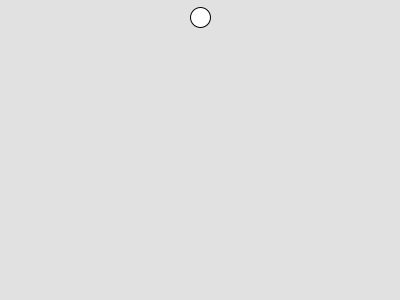
Frame 1 (no input)
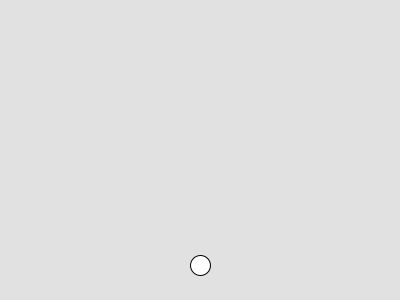
Frame 60 (the mouse pressed at the canvas centre just before this capture)
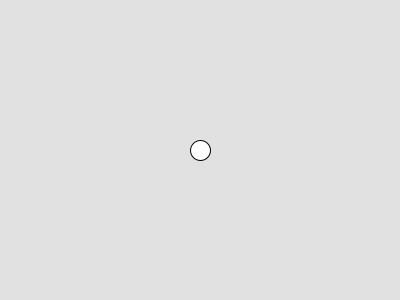
Frame 120 (the mouse held since frame 60 and released just before this capture)

The Processing sketch that drew these frames (run headless with seeded random() and noise(); from frame 60 on, the mouse is pressed at the canvas centre):

// Processing sketch: processing_121937
// ── processing_121937.pde

float x,y;
float y_velocity, x_velocity;
float gravity;
float radius;

void setup()
{
  size(400,300);
  x = 200;
  y = 10;
  x_velocity = 0;
  y_velocity = 5;
  gravity = 2;
  radius = 10;
}

void draw()
{
  background(225);
y_velocity += gravity;
x += x_velocity ;
y += y_velocity ;
if ( y>(height-radius) )
{
y = height-radius;
y_velocity *= -0.7;
}
if ( x<radius )
{
x = radius;
x_velocity *= -0.5;
}
if ( x>(width-radius) )
{
x = width-radius;
x_velocity *= -0.5;
}
if(mousePressed == true)
{
  x = mouseX;
  y = mouseY;
}

ball(x, y);
}

void ball(float x, float y)
{
  pushMatrix();
  translate(x,y);
  ellipseMode(RADIUS);
  ellipse(0, 0, radius, radius);
  popMatrix();
}
